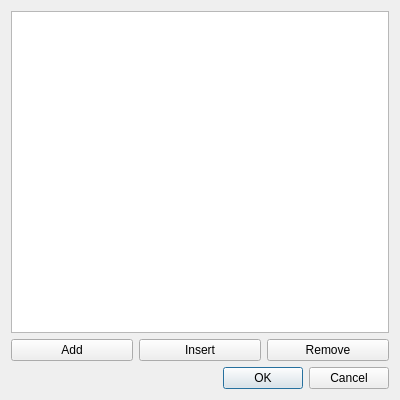
<?xml version="1.0" encoding="UTF-8"?>
<ui version="4.0">
 <class>dialogRunList</class>
 <widget class="QDialog" name="dialogRunList">
  <property name="geometry">
   <rect>
    <x>0</x>
    <y>0</y>
    <width>400</width>
    <height>400</height>
   </rect>
  </property>
  <property name="windowTitle">
   <string>Run List</string>
  </property>
  <layout class="QVBoxLayout" name="verticalLayout">
   <item>
    <widget class="QTableView" name="tableViewRun">
     <property name="dragEnabled">
      <bool>false</bool>
     </property>
     <property name="selectionBehavior">
      <enum>QAbstractItemView::SelectItems</enum>
     </property>
     <attribute name="horizontalHeaderHighlightSections">
      <bool>false</bool>
     </attribute>
     <attribute name="verticalHeaderHighlightSections">
      <bool>false</bool>
     </attribute>
    </widget>
   </item>
   <item>
    <layout class="QHBoxLayout" name="horizontalLayout">
     <item>
      <widget class="QPushButton" name="pushButtonAdd">
       <property name="text">
        <string>Add</string>
       </property>
      </widget>
     </item>
     <item>
      <widget class="QPushButton" name="pushButtonInsert">
       <property name="text">
        <string>Insert</string>
       </property>
      </widget>
     </item>
     <item>
      <widget class="QPushButton" name="pushButtonRemove">
       <property name="text">
        <string>Remove</string>
       </property>
      </widget>
     </item>
    </layout>
   </item>
   <item>
    <widget class="QDialogButtonBox" name="buttonBox">
     <property name="orientation">
      <enum>Qt::Horizontal</enum>
     </property>
     <property name="standardButtons">
      <set>QDialogButtonBox::Cancel|QDialogButtonBox::Ok</set>
     </property>
     <property name="centerButtons">
      <bool>false</bool>
     </property>
    </widget>
   </item>
  </layout>
 </widget>
 <resources/>
 <connections>
  <connection>
   <sender>buttonBox</sender>
   <signal>accepted()</signal>
   <receiver>dialogRunList</receiver>
   <slot>accept()</slot>
   <hints>
    <hint type="sourcelabel">
     <x>169</x>
     <y>278</y>
    </hint>
    <hint type="destinationlabel">
     <x>157</x>
     <y>274</y>
    </hint>
   </hints>
  </connection>
  <connection>
   <sender>buttonBox</sender>
   <signal>rejected()</signal>
   <receiver>dialogRunList</receiver>
   <slot>reject()</slot>
   <hints>
    <hint type="sourcelabel">
     <x>169</x>
     <y>284</y>
    </hint>
    <hint type="destinationlabel">
     <x>286</x>
     <y>274</y>
    </hint>
   </hints>
  </connection>
 </connections>
</ui>
